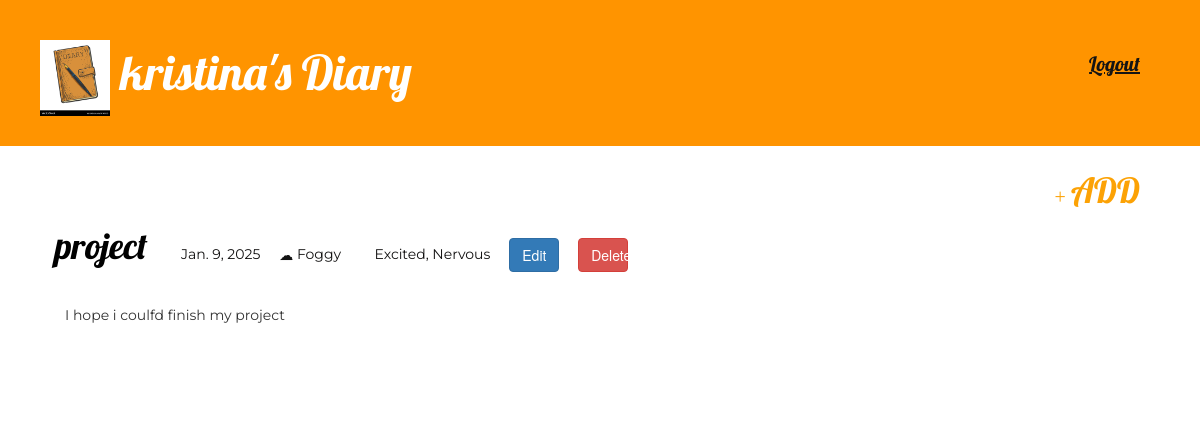
The app's page /post/2/ (signed in) with its own data.
### diary_app/models.py (models this page shows, shortened)
class Post(models.Model):
    WEATHER_CHOICES = (
        ('Sunny', 'Sunny'),
        ('Windy', 'Windy'),
        ('Rainy', 'Rainy'),
        ('Snowy', 'Snowy'),
        ('Foggy', 'Foggy'),
        ('Cloudy', 'Cloudy'),
        ('Stormy', 'Stormy'),
    )
    MOOD_CHOICES = (
        ('HAPPY', 'Happy'),
        ('SAD', 'Sad'),
        ('EXCITED', 'Excited'),
        ('FURIOUS', 'Furious'),
        ('DEPRESSED', 'Depressed'),
        ('EXHAUSTED', 'Exhausted'),
        ('FRIGHTENED', 'Frightened'),
        ('RELAXED', 'Relaxed'),
        ('SURPRISED', 'Surprised'),
        ('ANGRY', 'Angry'),
        ('NERVOUS', 'Nervous'),
        ('LONELY', 'Lonely'),
        ('JEALOUS', 'Jealous'),
        ('SHY', 'Shy'),
        ('UPSET', 'Upset'),
        ('DISGUSTED', 'Disgusted'),
    )
    date = models.DateField(default=date.today)
    weather = models.CharField(max_length=20, choices=WEATHER_CHOICES, default='Sunny')
    mood = MultiSelectField(choices=MOOD_CHOICES)
    author = models.ForeignKey('auth.User', on_delete=models.CASCADE)
    title = models.CharField(max_length=200)
    text = models.TextField()
    class Meta:
        ordering = ['-date']

### diary_app/views.py (the view)
# urls.py: path('post/<int:pk>/', views.post_detail, name='post-detail'),
@login_required(login_url="login")
def post_detail(request, pk):
    post = get_object_or_404(Post, pk=pk)
    return render(request, 'post_detail.html', {'post': post})

### templates/post_detail.html
{% extends 'base.html' %}
{% block content %}
    <div class="post">
        <h1>{{ post.title }}</h1>
        {% if post.date %}
            <div class="date">
                <span class="glyphicon glyphicon-calendar"></span> {{ post.date }}
            </div>
        {% endif %}
        <div class="weather"><span class="glyphicon glyphicon-cloud"></span> {{ post.weather }}</div>
        {% if post.mood %}
            <div class="mood">
                <span class="glyphicon glyphicon-heart"></span> {{ post.mood }}
            </div>
        {% endif %}
        <a href="{% url 'post-edit' pk=post.pk %}" class="btn btn-primary">Edit</a>
        <a href="{% url 'post-delete' pk=post.pk %}" class="btn btn-danger">Delete</a>
        <p>{{ post.text|linebreaksbr }}</p>
    </div>
{% endblock %}

### templates/base.html (shortened to what this page needs)
{% load static %}
<!DOCTYPE html>
<html lang="en">
  <head>
    <link rel="stylesheet" href="{% static 'css/bootstrap.min.css' %}" rel="stylesheet">
    <link rel="stylesheet" href="{% static 'css/diary.css' %}" rel="stylesheet">
  </head>
  <body>
    <div class="page_header">
        {% if user.is_authenticated %}
          <h1>
            <a href="/">
              <img src="{% static 'img/diary.jpg' %}" alt="Personal Diary" width="70px" />
            </a>
            <a href="{% url 'post-list' %}">{{ request.user.first_name }}'s Diary</a></h1>
          <form action="{% url 'logout' %}" method="post" class="top_menu">
            <button type="submit" class="link">
              <span class="material-symbols-outlined lg-icons">Logout </span>
            </button>
          </form>
        {% else %}
          <h1><a href="/">Welcome!</a></h1>
          <a href="{% url 'login' %}" class="top_menu btn btn-primary">Login</a>
          <a href="{% url 'signup' %}" class="top_menu btn btn-success">Sign Up</a>
        {% endif %}
    </div>
    {% if user.is_authenticated %}
      <a href="{% url 'post-new' %}" class="new"><span class="glyphicon glyphicon-plus"></span>ADD</a>
    {% endif %}
    <div class="container">
        {% block content %}
        {% endblock %}
    </div>
  </body>
</html>

### static/css/diary.css (style rules this page uses)
h1 { color: #000000; }
.page_header { background-color: #ff9400; margin-top: 0; padding: 20px 20px 20px 40px; }
.page_header h1, .page_header h1 a, .page_header h1 a:visited, .page_header h1 a:active { color: #ffffff; font-size: 36pt; text-decoration: none; display: inline-block; }
h1, h2, h3, h4 { font-family: 'Lobster', cursive; }
.container { margin-top: 30px; margin-left: 40px; }
.date, .weather, .mood { font-family: 'Montserrat', sans-serif; color: #131212; }
.post div, .post h1, .post a, .post button { display: inline-block; margin-right: 15px; }
.post a { width: 50px; }
.post p { margin: 30px 10px 10px; }
.top_menu, .top_menu:hover, .top_menu:visited { font-family: 'Lobster', cursive; color: #ffffff; float: right; font-size: 15pt; margin-right: 20px; margin-top: 10px; padding: 20px; }
.post { margin-top: 30px; margin-bottom: 70px; }
p { font-family: 'Montserrat', sans-serif; }
.new, .new:hover, .new:visited, .new:active { font-family: 'Lobster', cursive; color: #FCA205; float: right; font-size: 26pt; margin-right: 40px; padding: 20px; }
.new span { color: #FCA205; font-size: 20px; padding-bottom: 10px; padding-right: 5px; }
.link { background: none; border: none; color: #141414; text-decoration: underline; cursor: pointer; padding: 0; font-family: inherit; font-size: inherit; }

### records on screen
Post: title "project", date "Jan. 9, 2025", weather "Foggy", mood "Excited, Nervous", text "I hope i coulfd finish my project"

### other values on screen
{{ request.user.first_name }} "kristina"
